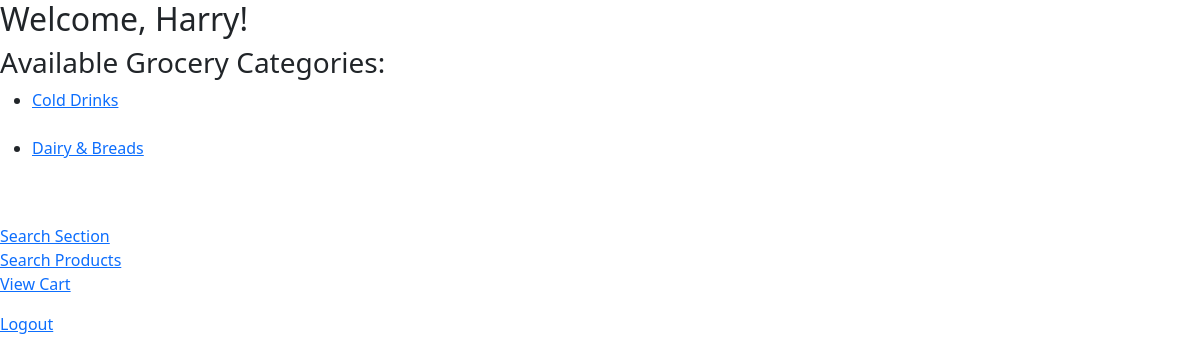
Page /user_dashboard (signed in) on the earlier database version.
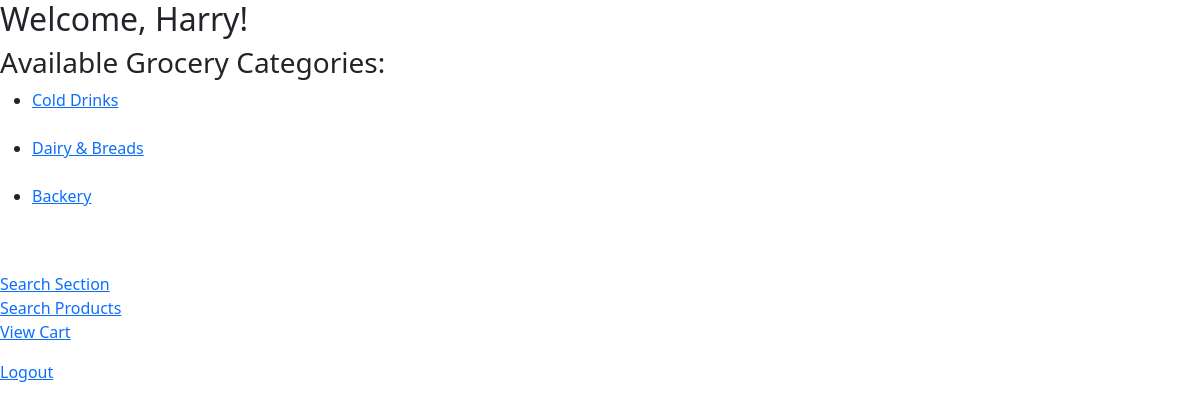
Same page on the later database version.
### application/models.py (models this page shows)
class Sections(db.Model):
    __tablename__ = "sections"
    section_id = db.Column(db.Integer, primary_key=True, autoincrement=True)
    section_name = db.Column(db.String(200), nullable=False)
    number_of_products = db.Column(db.Integer)

### application/controllers.py (the view)
@app.route("/user_dashboard")
@login_required
def user_dashboard():
    sections = Sections.query.all()
    return render_template('user_dashboard.html', sections=sections)

### application/controllers.py (called while the page is built)
@login_manager.user_loader
def load_user(user_id):
    return Users.query.get(int(user_id))

### templates/user_dashboard.html (shortened to what this page needs)
<!DOCTYPE html>
<html>
<head>
    <link href="https://cdn.jsdelivr.net/npm/bootstrap@5.3.0/dist/css/bootstrap.min.css" rel="stylesheet">
</head>
<body>
    <h2>Welcome, {{ current_user.user_name }}!</h2>
    <h3>Available Grocery Categories:</h3>
    <ul>
        {% for section in sections %}
        <li>
            <a href="{{ url_for('products_of_section', section_id=section.section_id) }}">{{ section.section_name }}</a>
        </li>
        <br>
        {% endfor %}
    </ul>
    <br>
    <a href="{{ url_for('search_section') }}">Search Section</a>
    <br>
    <a href="{{ url_for('search_products') }}">Search Products</a>
    <br>
    <p><a href="{{ url_for('view_cart') }}">View Cart</a></p>
    <p><a href="{{ url_for('logout') }}">Logout</a></p>
</body>
</html>

Differences in the rows shown:
added Sections: section_name "Backery"
